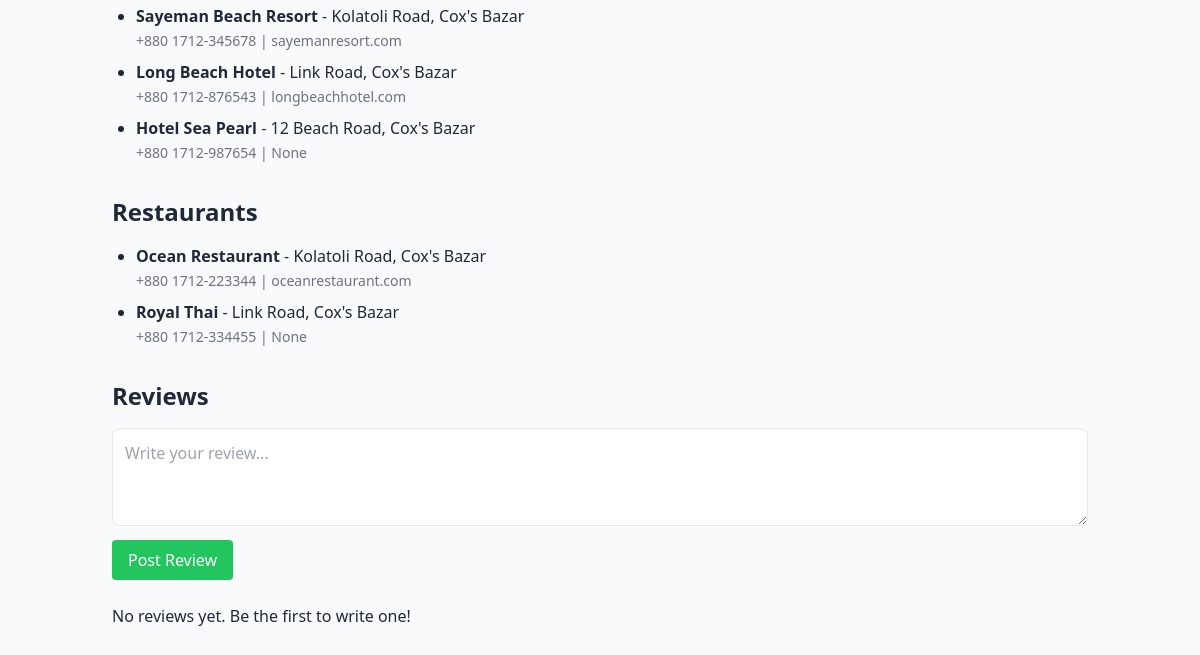
The page /cities/2/ (lower part) on the database as committed earlier.
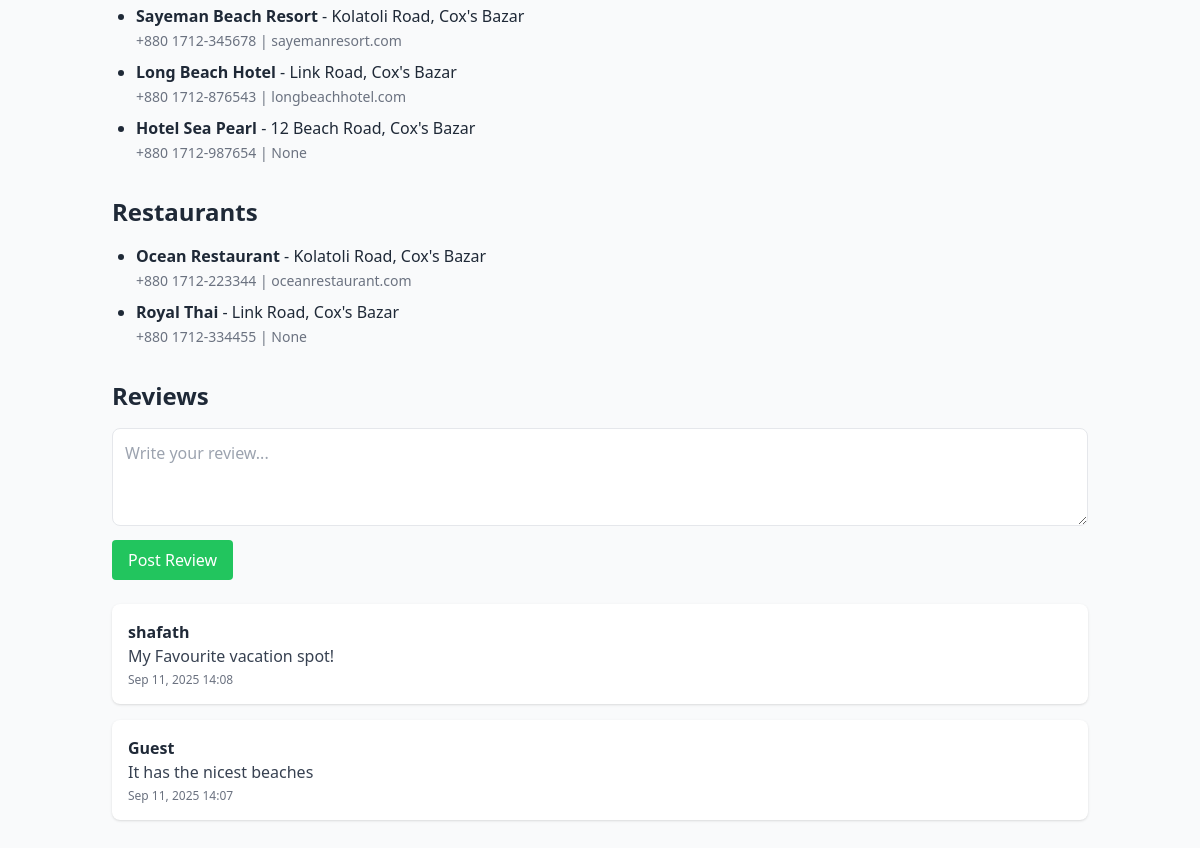
The same page on the database as committed later.
### destinations/models.py (models this page shows, shortened)
class Hotel(models.Model):
    city = models.ForeignKey('City', on_delete=models.CASCADE, related_name='hotels')
    name = models.CharField(max_length=200, blank=True, null=True)
    address = models.CharField(max_length=300, blank=True, null=True)
    phone = models.CharField(max_length=50, blank=True, null=True)
    website = models.CharField(max_length=200, blank=True, null=True)

class Restaurant(models.Model):
    city = models.ForeignKey('City', on_delete=models.CASCADE, related_name='restaurants')
    name = models.CharField(max_length=200, blank=True, null=True)
    address = models.CharField(max_length=300, blank=True, null=True)
    phone = models.CharField(max_length=50, blank=True, null=True)
    website = models.CharField(max_length=200, blank=True, null=True)

class Review(models.Model):
    city = models.ForeignKey(City, related_name="reviews", on_delete=models.CASCADE)
    user = models.ForeignKey(User, on_delete=models.CASCADE)
    text = models.TextField()
    created_at = models.DateTimeField(auto_now_add=True)

### destinations/views.py (the view, shortened to what this page needs)
# urls.py: path('cities/<int:id>/', views.city_detail, name='city_detail'),
def city_detail(request, id):
    city = get_object_or_404(City, pk=id)
    reviews = city.reviews.all().order_by('-created_at')
    return render(request, 'city_detail.html', {
        'city': city,
        'reviews': reviews
    })

### destinations/templates/city_detail.html (shortened to what this page needs)
{% load static %}
<!DOCTYPE html>
<html lang="en">
<head>
  <script src="https://cdn.tailwindcss.com"></script>
</head>
<body class="bg-gray-50 min-h-screen font-sans text-gray-800">
  <div class="container mx-auto px-6 py-24">
    <ul class="list-disc pl-6 mb-8">
      {% for hotel in city.hotels.all %}
        <li class="mb-2">
          <span class="font-semibold">{{ hotel.name }}</span> - {{ hotel.address }} <br>
          <span class="text-sm text-gray-500">{{ hotel.phone }} | {{ hotel.website }}</span>
        </li>
      {% empty %}
        <p>No hotels available yet.</p>
      {% endfor %}
    </ul>
    <h2 class="text-2xl font-semibold mb-4">Restaurants</h2>
    <ul class="list-disc pl-6 mb-8">
      {% for restaurant in city.restaurants.all %}
        <li class="mb-2">
          <span class="font-semibold">{{ restaurant.name }}</span> - {{ restaurant.address }} <br>
          <span class="text-sm text-gray-500">{{ restaurant.phone }} | {{ restaurant.website }}</span>
        </li>
      {% empty %}
        <p>No restaurants available yet.</p>
      {% endfor %}
    </ul>
    <h2 class="text-2xl font-semibold mb-4">Reviews</h2>
    <form method="POST" class="mb-6">
      <textarea name="text" rows="3" placeholder="Write your review..." class="w-full p-3 border rounded-lg mb-2"></textarea>
      <button type="submit" class="px-4 py-2 bg-green-500 text-white rounded hover:bg-green-600 transition">
        Post Review
      </button>
    </form>
    <div class="space-y-4">
      {% for review in reviews %}
        <div class="bg-white shadow p-4 rounded-lg">
          <p class="font-semibold">{{ review.user.username }}</p>
          <p class="text-gray-700">{{ review.text }}</p>
          <p class="text-xs text-gray-500 mt-1">{{ review.created_at|date:"M d, Y H:i" }}</p>
        </div>
      {% empty %}
        <p>No reviews yet. Be the first to write one!</p>
      {% endfor %}
    </div>
  </div>
</body>
</html>

Rows that differ between the two databases and show on the page:
added Review: user.username "shafath", text "My Favourite vacation spot!", created_at "Sep 11, 2025 14:08"
added Review: user.username "Guest", text "It has the nicest beaches", created_at "Sep 11, 2025 14:07"
Other text that changed with them:
text no longer shown: "No reviews yet. Be the first to write one!"
